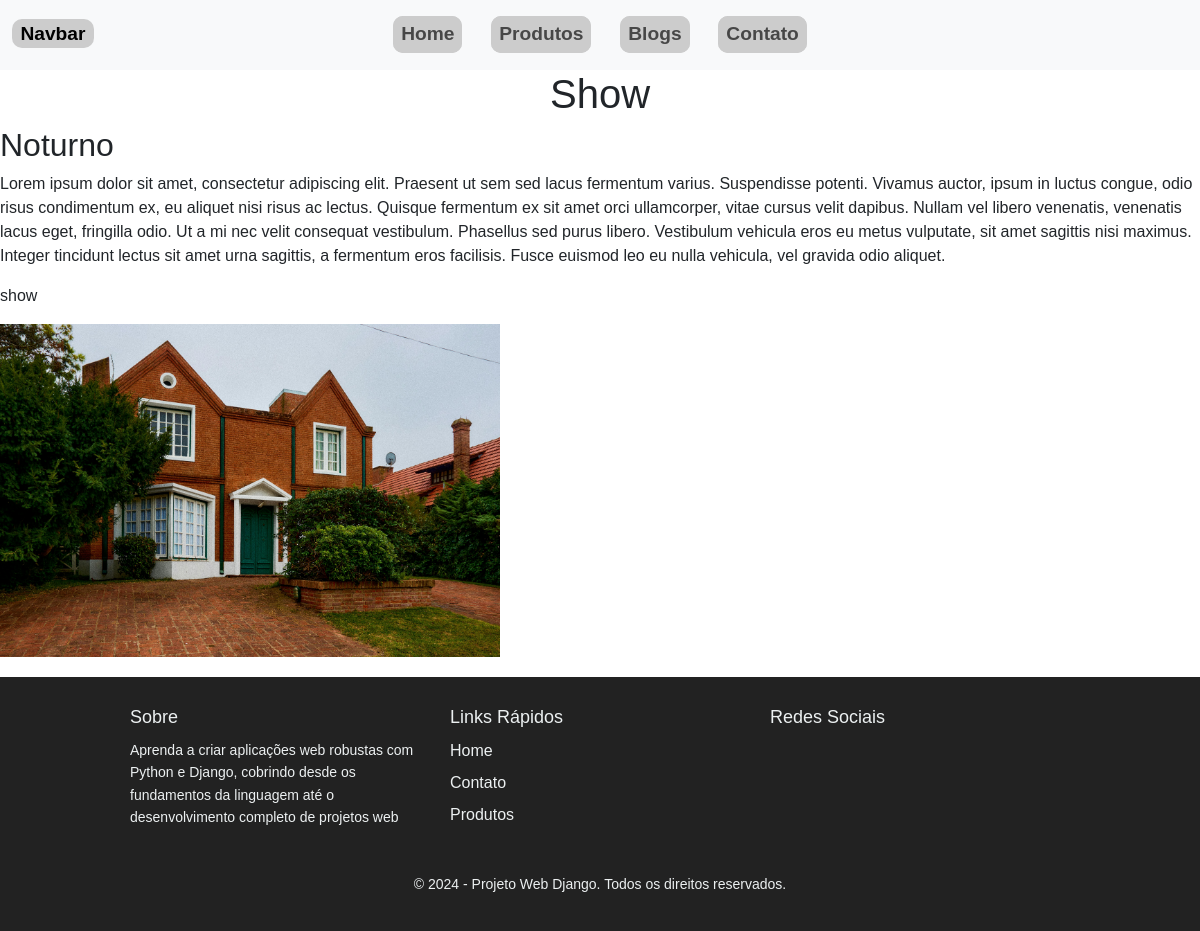
Screenshot of /blog/show/ with the database file from the repository.
### core/models.py (models this page shows, shortened)
class Blog(models.Model):
    blo_title = models.CharField('Título', max_length=100)
    blo_subtitle = models.CharField('Sub-Título', max_length=100, blank=True, null=True)
    blo_description = models.TextField('Texto do Blog')
    blo_image = models.ImageField('Imagem de Capa', upload_to='images/blog', blank=True, null=True)
    slug = models.SlugField(unique=True, blank=True, max_length=255)
    '''
    def save(self, *args, **kwargs):
        if not self.slug:
            self.slug = slugify(self.blo_title)
        super().save(*args, **kwargs)
    '''
    def save(self, *args, **kwargs):
        if not self.slug:
            base_slug = slugify(self.blo_title)
            slug = base_slug
            counter = 1
            while Blog.objects.filter(slug=slug).exists():
                slug = f"{base_slug}-{counter}"
                counter += 1
            self.slug = slug
        super().save(*args, **kwargs)
    def mini_image(self):
        if self.blo_image:
            return format_html('<img src="{}" style="height: 100px; width: auto;" />', self.blo_image.url)
        return " "
    mini_image.short_description = 'Imagem de Capa'
    class Meta:
        verbose_name = "Blog"
        verbose_name_plural = "Blogs"

### core/views.py (the view)
# urls.py: path('blog/<slug:slug>/', blog_single, name='blog_single'),
def blog_single(request, slug):
    blog = get_object_or_404(Blog, slug=slug)
    return render(request, 'blog_single.html', {'blog': blog})
    return render(request, 'blogs.html', context)

### templates/blog_single.html (shortened to what this page needs)
{% load static %}
<!DOCTYPE html>
<html lang="pt-br">
<head>
    {% include 'inc/header.html' %}
</head>
<body>
    <h1>
        {{ blog.blo_title }}
    </h1>
    <h2>
        {{ blog.blo_subtitle }}
    </h2>
    <p>
        {{ blog.blo_description }}
    </p>
    <p>
        {{ blog.slug }}
    </p>
    {% if blog.blo_image %}
    <img src="{{ blog.blo_image.url }}" alt="{{ blog.blo_title }}" width="500">
    {% endif %}
</body>
{% include 'inc/footer.html' %}
</html>

### core/static/css/style.css (style rules this page uses)
* { font-family: sans-serif; }
body { margin: 0; padding: 0; }
h1 { text-align: center; }

### rows the page displays
Blog: blo_title "Show", blo_subtitle "Noturno", blo_description "Lorem ipsum dolor sit amet, consectetur adipiscing elit. Praesent ut sem sed lacus fermentum varius. Suspendisse potenti. Vivamus auctor, ipsum in luctus congue, odio risus condimentum ex, eu aliquet nisi risus ac lectus. Quisque fermentum ex sit amet orci ullamcorper, vitae cursus velit dapibus. Nullam vel libero venenatis, venenatis lacus eget, fringilla odio. Ut a mi nec velit consequat vestibulum. Phasellus sed purus libero. Vestibulum vehicula eros eu metus vulputate, sit amet sagittis nisi maximus. Integer tincidunt lectus sit amet urna sagittis, a fermentum eros facilisis. Fusce euismod leo eu nulla vehicula, vel gravida odio aliquet.", slug "show", blo_image (picture)
